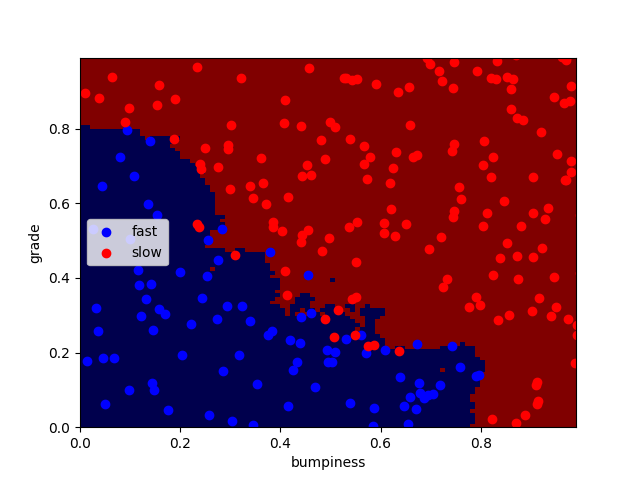

Generate this figure with Python:
#!/usr/bin/python

import matplotlib.pyplot as plt
from sklearn import neighbors
from sklearn.metrics import accuracy_score
from prep_terrain_data import makeTerrainData
from class_vis import prettyPicture

features_train, labels_train, features_test, labels_test = makeTerrainData()


### the training data (features_train, labels_train) have both "fast" and "slow"
### points mixed together--separate them so we can give them different colors
### in the scatterplot and identify them visually
grade_fast = [features_train[ii][0] for ii in range(0, len(features_train)) if labels_train[ii]==0]
bumpy_fast = [features_train[ii][1] for ii in range(0, len(features_train)) if labels_train[ii]==0]
grade_slow = [features_train[ii][0] for ii in range(0, len(features_train)) if labels_train[ii]==1]
bumpy_slow = [features_train[ii][1] for ii in range(0, len(features_train)) if labels_train[ii]==1]



### your code here!  name your classifier object clf if you want the 
### visualization code (prettyPicture) to show you the decision boundary
clf = neighbors.KNeighborsClassifier(weights='distance', algorithm='auto')
clf.fit(features_train, labels_train)
pred = clf.predict(features_test)

print 'Accuracy {}'.format(accuracy_score(labels_test, pred))
try:
    prettyPicture(clf, features_test, labels_test)
except NameError:
    pass
